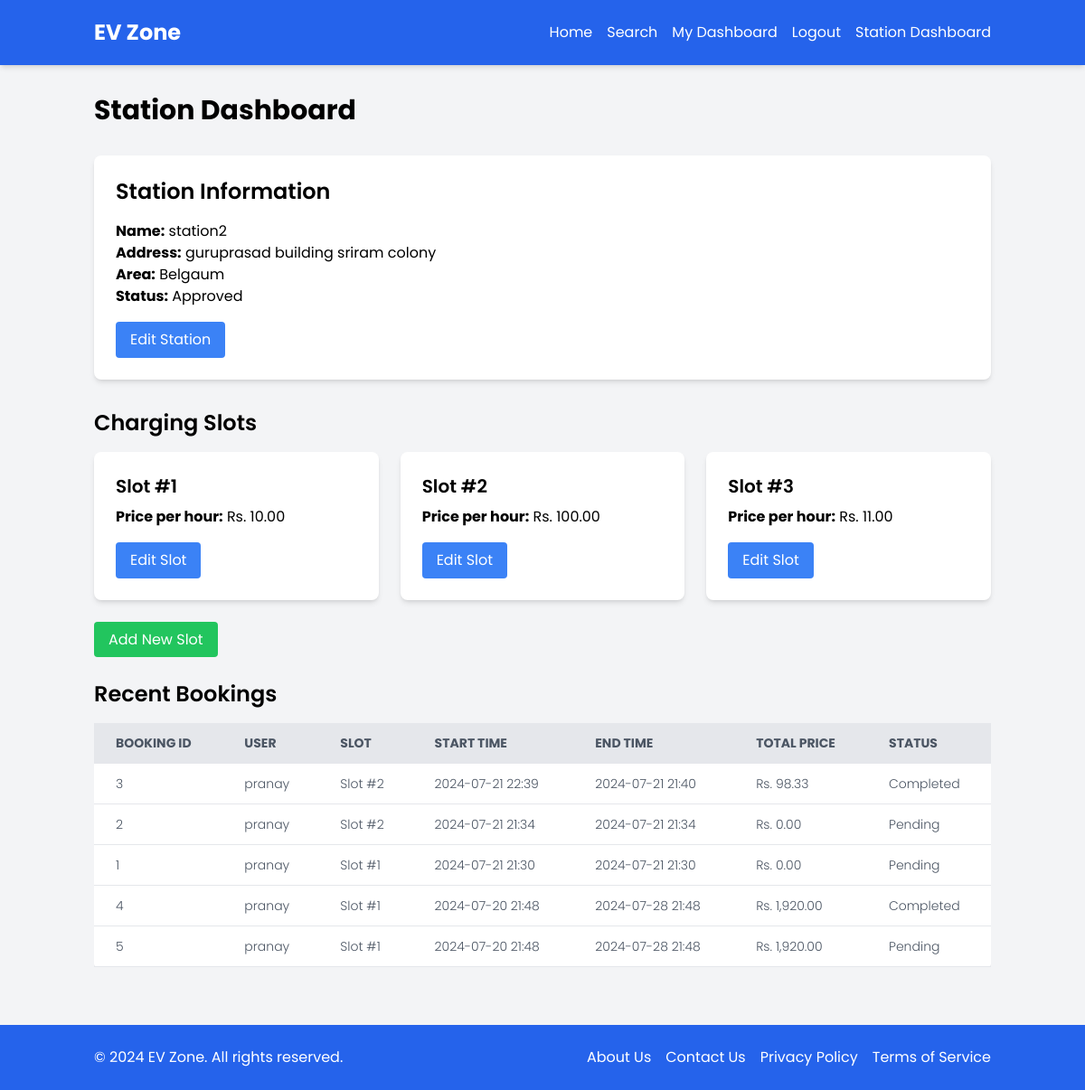
Page /EV1/station_dashboard.php (signed in) on the committed database.
### tables this page shows
CREATE TABLE `ev_stations` (
  `id` int(11) NOT NULL,
  `name` varchar(100) NOT NULL,
  `address` varchar(255) NOT NULL,
  `area` varchar(100) NOT NULL,
  `directions_link` varchar(255) NOT NULL,
  `description` text NOT NULL,
  `is_approved` tinyint(1) DEFAULT 0,
  `created_at` timestamp NOT NULL DEFAULT current_timestamp(),
  `user_id` int(11) DEFAULT NULL
);

CREATE TABLE `slots` (
  `id` int(11) NOT NULL,
  `station_id` int(11) NOT NULL,
  `slot_number` int(11) NOT NULL,
  `price_per_hour` decimal(10,2) NOT NULL,
  `is_operational` tinyint(1) DEFAULT 1
);

CREATE TABLE `bookings` (
  `id` int(11) NOT NULL,
  `user_id` int(11) NOT NULL,
  `slot_id` int(11) NOT NULL,
  `start_time` datetime NOT NULL,
  `end_time` datetime NOT NULL,
  `total_price` decimal(10,2) NOT NULL,
  `payment_status` enum('pending','completed') DEFAULT 'pending',
  `created_at` timestamp NOT NULL DEFAULT current_timestamp()
);

CREATE TABLE `users` (
  `id` int(11) NOT NULL,
  `username` varchar(50) NOT NULL,
  `password` varchar(255) NOT NULL,
  `email` varchar(100) NOT NULL,
  `full_name` varchar(100) NOT NULL,
  `created_at` timestamp NOT NULL DEFAULT current_timestamp()
);

### EV1/station_dashboard.php (the view, shortened to what this page needs)
<?php
require_once 'config.php';
$user_id = $_SESSION['user_id'];
$station_query = "SELECT * FROM ev_stations WHERE user_id = $user_id";
$station_result = mysqli_query($conn, $station_query);
$station = mysqli_fetch_assoc($station_result);
$slots_query = "SELECT * FROM slots WHERE station_id = {$station['id']}";
$slots_result = mysqli_query($conn, $slots_query);
$slots = mysqli_fetch_all($slots_result, MYSQLI_ASSOC);
$bookings_query = "SELECT b.*, s.slot_number, u.username
                   FROM bookings b
                   JOIN slots s ON b.slot_id = s.id
                   JOIN users u ON b.user_id = u.id
                   WHERE s.station_id = {$station['id']}
                   ORDER BY b.start_time DESC
                   LIMIT 10";
$bookings_result = mysqli_query($conn, $bookings_query);
$bookings = mysqli_fetch_all($bookings_result, MYSQLI_ASSOC);
include 'header.php';
?>
<div class="container mx-auto px-4 py-8">
    <h1 class="text-3xl font-bold mb-8">Station Dashboard</h1>
    <div class="bg-white p-6 rounded-lg shadow-md mb-8">
        <h2 class="text-2xl font-semibold mb-4">Station Information</h2>
        <p><strong>Name:</strong> <?php echo htmlspecialchars($station['name']); ?></p>
        <p><strong>Address:</strong> <?php echo htmlspecialchars($station['address']); ?></p>
        <p><strong>Area:</strong> <?php echo htmlspecialchars($station['area']); ?></p>
        <p><strong>Status:</strong> <?php echo $station['is_approved'] ? 'Approved' : 'Pending Approval'; ?></p>
        <a href="edit_station.php?id=<?php echo $station['id']; ?>" class="mt-4 inline-block bg-blue-500 text-white px-4 py-2 rounded hover:bg-blue-600">Edit Station</a>
    </div>
    <h2 class="text-2xl font-semibold mb-4">Charging Slots</h2>
    <div class="grid grid-cols-1 md:grid-cols-2 lg:grid-cols-3 gap-6 mb-8">
        <?php foreach ($slots as $slot): ?>
            <div class="bg-white p-6 rounded-lg shadow-md">
                <h3 class="text-xl font-semibold mb-2">Slot #<?php echo $slot['slot_number']; ?></h3>
                <p><strong>Price per hour:</strong> Rs. <?php echo number_format($slot['price_per_hour'], 2); ?></p>
                <a href="edit_slot.php?id=<?php echo $slot['id']; ?>" class="mt-4 inline-block bg-blue-500 text-white px-4 py-2 rounded hover:bg-blue-600">Edit Slot</a>
            </div>
        <?php endforeach; ?>
    </div>
    <a href="add_slot.php?station_id=<?php echo $station['id']; ?>" class="bg-green-500 text-white px-4 py-2 rounded hover:bg-green-600">Add New Slot</a>
    <h2 class="text-2xl font-semibold mb-4 mt-8">Recent Bookings</h2>
    <div class="overflow-x-auto">
        <table class="w-full bg-white shadow-md rounded">
            <thead>
                <tr class="bg-gray-200 text-gray-600 uppercase text-sm leading-normal">
                    <th class="py-3 px-6 text-left">Booking ID</th>
                    <th class="py-3 px-6 text-left">User</th>
                    <th class="py-3 px-6 text-left">Slot</th>
                    <th class="py-3 px-6 text-left">Start Time</th>
                    <th class="py-3 px-6 text-left">End Time</th>
                    <th class="py-3 px-6 text-left">Total Price</th>
                    <th class="py-3 px-6 text-left">Status</th>
                </tr>
            </thead>
            <tbody class="text-gray-600 text-sm font-light">
                <?php foreach ($bookings as $booking): ?>
                    <tr class="border-b border-gray-200 hover:bg-gray-100">
                        <td class="py-3 px-6 text-left"><?php echo $booking['id']; ?></td>
                        <td class="py-3 px-6 text-left"><?php echo htmlspecialchars($booking['username']); ?></td>
                        <td class="py-3 px-6 text-left">Slot #<?php echo $booking['slot_number']; ?></td>
                        <td class="py-3 px-6 text-left"><?php echo date('Y-m-d H:i', strtotime($booking['start_time'])); ?></td>
                        <td class="py-3 px-6 text-left"><?php echo date('Y-m-d H:i', strtotime($booking['end_time'])); ?></td>
                        <td class="py-3 px-6 text-left">Rs. <?php echo number_format($booking['total_price'], 2); ?></td>
                        <td class="py-3 px-6 text-left"><?php echo ucfirst($booking['payment_status']); ?></td>
                    </tr>
                <?php endforeach; ?>
            </tbody>
        </table>
    </div>
</div>
<?php include 'footer.php'; ?>

### EV1/header.php (style rules this page uses)
body { font-family: 'Poppins', sans-serif; }

### rows in the picture
ev_stations: name "station2", address "guruprasad building sriram colony", area "Belgaum"
slots: slot_number "1", price_per_hour "10.00"
slots: slot_number "2", price_per_hour "100.00"
slots: slot_number "3", price_per_hour "11.00"
bookings: id "3", user.username "pranay", slot.slot_number "2", start_time "2024-07-21 22:39", end_time "2024-07-21 21:40", total_price "98.33", payment_status "Completed"
bookings: id "2", user.username "pranay", slot.slot_number "2", start_time "2024-07-21 21:34", end_time "2024-07-21 21:34", total_price "0.00", payment_status "Pending"
bookings: id "1", user.username "pranay", slot.slot_number "1", start_time "2024-07-21 21:30", end_time "2024-07-21 21:30", total_price "0.00", payment_status "Pending"
bookings: id "4", user.username "pranay", slot.slot_number "1", start_time "2024-07-20 21:48", end_time "2024-07-28 21:48", total_price "1,920.00", payment_status "Completed"
bookings: id "5", user.username "pranay", slot.slot_number "1", start_time "2024-07-20 21:48", end_time "2024-07-28 21:48", total_price "1,920.00", payment_status "Pending"
